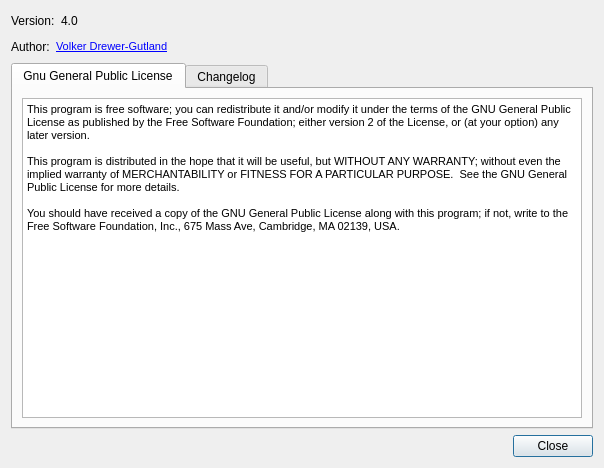
<?xml version="1.0" encoding="UTF-8"?>
<ui version="4.0">
 <class>aboutDialog</class>
 <widget class="QDialog" name="aboutDialog">
  <property name="geometry">
   <rect>
    <x>0</x>
    <y>0</y>
    <width>604</width>
    <height>468</height>
   </rect>
  </property>
  <property name="windowTitle">
   <string>About CS8 Tools</string>
  </property>
  <property name="modal">
   <bool>true</bool>
  </property>
  <layout class="QVBoxLayout">
   <item>
    <layout class="QHBoxLayout">
     <item>
      <widget class="QLabel" name="label_3">
       <property name="text">
        <string>Version:</string>
       </property>
      </widget>
     </item>
     <item>
      <widget class="QLabel" name="labelVersion">
       <property name="text">
        <string>4.0</string>
       </property>
       <property name="textFormat">
        <enum>Qt::RichText</enum>
       </property>
      </widget>
     </item>
     <item>
      <spacer>
       <property name="orientation">
        <enum>Qt::Horizontal</enum>
       </property>
       <property name="sizeHint" stdset="0">
        <size>
         <width>40</width>
         <height>20</height>
        </size>
       </property>
      </spacer>
     </item>
    </layout>
   </item>
   <item>
    <layout class="QHBoxLayout">
     <item>
      <widget class="QLabel" name="label">
       <property name="text">
        <string>Author:</string>
       </property>
      </widget>
     </item>
     <item>
      <widget class="QLabel" name="label_2">
       <property name="text">
        <string>&lt;!DOCTYPE HTML PUBLIC &quot;-//W3C//DTD HTML 4.0//EN&quot; &quot;http://www.w3.org/TR/REC-html40/strict.dtd&quot;&gt;
&lt;html&gt;&lt;head&gt;&lt;meta name=&quot;qrichtext&quot; content=&quot;1&quot; /&gt;&lt;style type=&quot;text/css&quot;&gt;
p, li { white-space: pre-wrap; }
&lt;/style&gt;&lt;/head&gt;&lt;body style=&quot; font-family:'MS Shell Dlg 2'; font-size:8pt; font-weight:400; font-style:normal;&quot;&gt;
&lt;p style=&quot; margin-top:0px; margin-bottom:0px; margin-left:0px; margin-right:0px; -qt-block-indent:0; text-indent:0px;&quot;&gt;&lt;a href=&quot;mailto:volker.drewer@gmail.com&quot;&gt;&lt;span style=&quot; font-family:'Courier New,courier'; text-decoration: underline; color:#0000ff;&quot;&gt;Volker Drewer-Gutland&lt;/span&gt;&lt;/a&gt;&lt;/p&gt;&lt;/body&gt;&lt;/html&gt;</string>
       </property>
       <property name="textFormat">
        <enum>Qt::RichText</enum>
       </property>
       <property name="openExternalLinks">
        <bool>true</bool>
       </property>
      </widget>
     </item>
     <item>
      <spacer>
       <property name="orientation">
        <enum>Qt::Horizontal</enum>
       </property>
       <property name="sizeHint" stdset="0">
        <size>
         <width>40</width>
         <height>20</height>
        </size>
       </property>
      </spacer>
     </item>
    </layout>
   </item>
   <item>
    <widget class="QTabWidget" name="tabWidget">
     <property name="tabPosition">
      <enum>QTabWidget::North</enum>
     </property>
     <property name="tabShape">
      <enum>QTabWidget::Rounded</enum>
     </property>
     <property name="currentIndex">
      <number>0</number>
     </property>
     <widget class="QWidget" name="tab">
      <attribute name="title">
       <string>Gnu General Public License</string>
      </attribute>
      <layout class="QVBoxLayout">
       <item>
        <widget class="QTextEdit" name="textEdit">
         <property name="readOnly">
          <bool>true</bool>
         </property>
         <property name="html">
          <string>&lt;!DOCTYPE HTML PUBLIC &quot;-//W3C//DTD HTML 4.0//EN&quot; &quot;http://www.w3.org/TR/REC-html40/strict.dtd&quot;&gt;
&lt;html&gt;&lt;head&gt;&lt;meta name=&quot;qrichtext&quot; content=&quot;1&quot; /&gt;&lt;style type=&quot;text/css&quot;&gt;
p, li { white-space: pre-wrap; }
&lt;/style&gt;&lt;/head&gt;&lt;body style=&quot; font-family:'MS Shell Dlg 2'; font-size:8.25pt; font-weight:400; font-style:normal;&quot;&gt;
&lt;p style=&quot; margin-top:0px; margin-bottom:0px; margin-left:0px; margin-right:0px; -qt-block-indent:0; text-indent:0px;&quot;&gt;&lt;span style=&quot; font-size:8pt;&quot;&gt;This program is free software; you can redistribute it and/or modify it under the terms of the GNU General Public License as published by the Free Software Foundation; either version 2 of the License, or (at your option) any later version.&lt;/span&gt;&lt;/p&gt;
&lt;p style=&quot;-qt-paragraph-type:empty; margin-top:0px; margin-bottom:0px; margin-left:0px; margin-right:0px; -qt-block-indent:0; text-indent:0px; font-size:8pt;&quot;&gt;&lt;br /&gt;&lt;/p&gt;
&lt;p style=&quot; margin-top:0px; margin-bottom:0px; margin-left:0px; margin-right:0px; -qt-block-indent:0; text-indent:0px;&quot;&gt;&lt;span style=&quot; font-size:8pt;&quot;&gt;This program is distributed in the hope that it will be useful, but WITHOUT ANY WARRANTY; without even the implied warranty of MERCHANTABILITY or FITNESS FOR A PARTICULAR PURPOSE.  See the GNU General Public License for more details. &lt;/span&gt;&lt;/p&gt;
&lt;p style=&quot;-qt-paragraph-type:empty; margin-top:0px; margin-bottom:0px; margin-left:0px; margin-right:0px; -qt-block-indent:0; text-indent:0px; font-size:8pt;&quot;&gt;&lt;br /&gt;&lt;/p&gt;
&lt;p style=&quot; margin-top:0px; margin-bottom:0px; margin-left:0px; margin-right:0px; -qt-block-indent:0; text-indent:0px;&quot;&gt;&lt;span style=&quot; font-size:8pt;&quot;&gt;You should have received a copy of the GNU General Public License along with this program; if not, write to the Free Software Foundation, Inc., 675 Mass Ave, Cambridge, MA 02139, USA.&lt;/span&gt;&lt;/p&gt;&lt;/body&gt;&lt;/html&gt;</string>
         </property>
        </widget>
       </item>
      </layout>
     </widget>
     <widget class="QWidget" name="tab_2">
      <attribute name="title">
       <string>Changelog</string>
      </attribute>
      <layout class="QVBoxLayout">
       <item>
        <widget class="QTextEdit" name="textEditChangelog">
         <property name="readOnly">
          <bool>true</bool>
         </property>
         <property name="html">
          <string>&lt;!DOCTYPE HTML PUBLIC &quot;-//W3C//DTD HTML 4.0//EN&quot; &quot;http://www.w3.org/TR/REC-html40/strict.dtd&quot;&gt;
&lt;html&gt;&lt;head&gt;&lt;meta name=&quot;qrichtext&quot; content=&quot;1&quot; /&gt;&lt;style type=&quot;text/css&quot;&gt;
p, li { white-space: pre-wrap; }
&lt;/style&gt;&lt;/head&gt;&lt;body style=&quot; font-family:'MS Shell Dlg 2'; font-size:8.25pt; font-weight:400; font-style:normal;&quot;&gt;
&lt;p style=&quot;-qt-paragraph-type:empty; margin-top:0px; margin-bottom:0px; margin-left:0px; margin-right:0px; -qt-block-indent:0; text-indent:0px; font-size:8pt;&quot;&gt;&lt;br /&gt;&lt;/p&gt;&lt;/body&gt;&lt;/html&gt;</string>
         </property>
        </widget>
       </item>
      </layout>
     </widget>
    </widget>
   </item>
   <item>
    <widget class="QDialogButtonBox" name="buttonBox">
     <property name="orientation">
      <enum>Qt::Horizontal</enum>
     </property>
     <property name="standardButtons">
      <set>QDialogButtonBox::Close</set>
     </property>
    </widget>
   </item>
  </layout>
 </widget>
 <resources/>
 <connections>
  <connection>
   <sender>buttonBox</sender>
   <signal>accepted()</signal>
   <receiver>aboutDialog</receiver>
   <slot>accept()</slot>
   <hints>
    <hint type="sourcelabel">
     <x>248</x>
     <y>254</y>
    </hint>
    <hint type="destinationlabel">
     <x>157</x>
     <y>274</y>
    </hint>
   </hints>
  </connection>
  <connection>
   <sender>buttonBox</sender>
   <signal>rejected()</signal>
   <receiver>aboutDialog</receiver>
   <slot>reject()</slot>
   <hints>
    <hint type="sourcelabel">
     <x>316</x>
     <y>260</y>
    </hint>
    <hint type="destinationlabel">
     <x>286</x>
     <y>274</y>
    </hint>
   </hints>
  </connection>
 </connections>
</ui>
